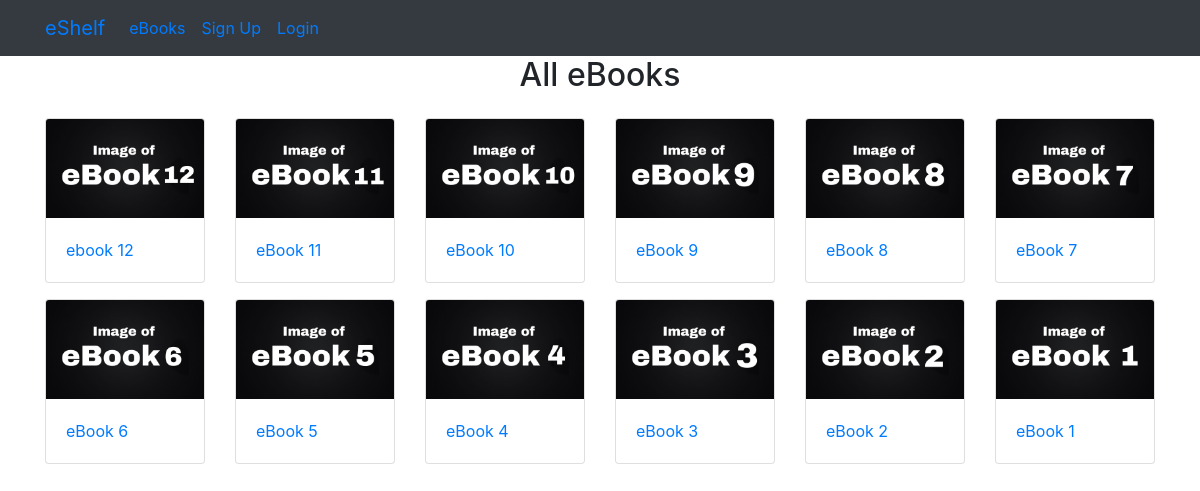
Page /ebooks/ on the committed database.
### ebook/models.py (models this page shows, shortened)
class Ebook(models.Model):
    title = models.CharField(max_length=200)
    authors = models.CharField(max_length=255)
    pages = models.IntegerField()
    price = models.FloatField()
    image = models.FileField(upload_to='media/images/')
    ebook = models.FileField(upload_to='media/ebooks/')
    user= models.ForeignKey(User ,null=True,  on_delete=models.CASCADE )

### ebook/views.py (the view)
# urls.py: path('ebooks/', views.ebooks, name='ebooks'),
def ebooks(request):
    ebooks = Ebook.objects.order_by('-id')
    return render(request, 'ebook/ebooks.html', {
		'ebooks': ebooks,
		})

### ebook/templates/ebook/ebooks.html
{% extends 'ebook/base.html' %}
{% block main %}
<h2 class="text-center">All eBooks</h2>
<div class="row">
            {% for ebook in ebooks %}
            <div class="col-md-2 pt-3">
                <a href="{% url 'ebook' ebook.id %}">
                    <div class="card">
                        <img class="card-img-top" src="{{ ebook.image.url }}">
                        <div class="card-body">
                            <p class="card-text">{{ ebook.title }}</p>
                        </div>
                    </div>
                </a>
            </div>
            {% endfor %}
        </div>
{% endblock main %}

### ebook/templates/ebook/base.html (shortened to what this page needs)
<!doctype html>
{% load static %}
<html lang="en">
<head>
    <link rel="stylesheet" href="https://maxcdn.bootstrapcdn.com/bootstrap/4.0.0/css/bootstrap.min.css">
</head>
<body>
<header>
    <nav class="navbar navbar-expand-lg navbar-inverse bg-dark">
        <div class="container">
            <a class="navbar-brand" href="{% url  'home' %}">eShelf</a>
            <div class="collapse navbar-collapse" id="navbarSupportedContent">
                <ul class="navbar-nav mr-auto">
                    <li class="nav-item">
                        <a class="nav-link" href="{% url 'ebooks' %}">eBooks</a>
                    </li>
                    {% if not user.is_authenticated %}
                        <li class="nav-item">
                            <a class="nav-link" href="{% url 'signup' %}">Sign Up</a>
                        </li>
                        <li class="nav-item">
                            <a class="nav-link" href="{% url 'login' %}">Login</a>
                        </li>
                    {% endif %}
                </ul>
            </div>
        </div>
    </nav>
</header>
<main role="main">
    <div class="container">
        {% block main %}
        {% endblock main %}
    </div>
</main>
</body>
</html>

### rows in the picture
Ebook: image (picture), title "ebook 12"
Ebook: image (picture), title "eBook 11"
Ebook: image (picture), title "eBook 10"
Ebook: image (picture), title "eBook 9"
Ebook: image (picture), title "eBook 8"
Ebook: image (picture), title "eBook 7"
Ebook: image (picture), title "eBook 6"
Ebook: image (picture), title "eBook 5"
Ebook: image (picture), title "eBook 4"
Ebook: image (picture), title "eBook 3"
Ebook: image (picture), title "eBook 2"
Ebook: image (picture), title "eBook 1"
